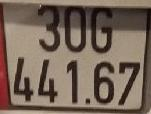
#> input picture dataset/plates/car_135.jpg, 151 x 114 px
$ python detector.py dataset/plates/car_135.jpg
#> lines starting #> are read from the running program, lines starting #| are printed output that depends on the picture; after the words box and inside, x2 and y2 are one past the last pixel; in counts of white or black regions, pixels touching at a corner belong together
#> further down, img is the input picture: shape (114, 151, 3); mean B, G, R 89.3, 102.7, 120.1
"""
detector.py — Phát Hiện Biển Số Xe (Plate Detector)
======================================================
Module này xử lý Giai đoạn 1 của pipeline:
  ĐẦU VÀO: Ảnh xe nguyên (ví dụ: ảnh chụp xe trên đường)
  ĐẦU RA : Vùng ảnh đã được cắt chứa biển số xe (plate crop)

PHƯƠNG PHÁP:
  Sử dụng xử lý ảnh truyền thống bằng OpenCV theo quy trình:
    1. Chuyển ảnh sang xám (Grayscale)
    2. Làm mịn nhiễu bằng Bilateral Filter (giữ cạnh sắc)
    3. Phát hiện cạnh bằng thuật toán Canny
    4. Tìm đường viền (Contours) từ ảnh cạnh
    5. Lọc đường viền theo tỷ lệ chiều rộng/chiều cao (Aspect Ratio)
       → Giữ lại các vùng có hình chữ nhật nằm ngang như biển số
    6. Cắt và trả về vùng biển số

TẠI SAO KHÔNG DÙNG DL CHO PHÁT HIỆN?
  Với đề tài giảng dạy và nghiên cứu, phương pháp truyền thống OpenCV:
    ✓ Không cần GPU đắt tiền
    ✓ Không cần tập dữ liệu annotation lớn
    ✓ Dễ giải thích, phù hợp báo cáo học thuật
    ✓ Hoạt động ổn với ảnh chất lượng tốt, điều kiện ánh sáng đủ
"""

import cv2
import numpy as np
from PIL import Image

import config


# ──────────────────────────────────────────────────────────────
# LỌC VÙNG BIỂN SỐ BẰNG ASPECT RATIO
# ──────────────────────────────────────────────────────────────

def _is_valid_plate_contour(contour, img_area: int) -> bool:
    """
    Kiểm tra liệu một đường viền có thể là biển số xe không.

    Tiêu chí:
      1. Diện tích vừa phải (không quá nhỏ/quá lớn so với ảnh)
      2. Hình chữ nhật nằm ngang (tỷ lệ W:H từ 1.5 đến 8.0)
    """
    x, y, w, h = cv2.boundingRect(contour)
    area = w * h

    # Kiểm tra diện tích
    area_ratio = area / img_area
    if not (config.MIN_PLATE_AREA_RATIO < area_ratio < config.MAX_PLATE_AREA_RATIO):
        return False

    # Kiểm tra tỷ lệ W:H (Aspect Ratio)
    aspect = w / max(h, 1)
    if not (config.MIN_ASPECT < aspect < config.MAX_ASPECT):
        return False

    return True


def detect_plate_opencv(image_bgr: np.ndarray) -> list:
    """
    Phát hiện và cắt vùng biển số xe từ ảnh BGR bằng OpenCV.

    Args:
        image_bgr: Ảnh đầu vào dạng numpy array BGR (đọc bằng cv2.imread)

    Returns:
        List[dict]: Danh sách các biển số tìm được, mỗi phần tử gồm:
          - "crop"   : numpy array ảnh biển số đã cắt (BGR)
          - "bbox"   : (x, y, w, h) — tọa độ vùng biển số trên ảnh gốc
          - "score"  : float — điểm tin cậy ước tính (0-1)
    """
    img_h, img_w = image_bgr.shape[:2]
#> img_h = 114; img_w = 151
    img_area = img_h * img_w
#> img_area = 17214

    # ── Bước 1: Tiền xử lý ────────────────────────────────────
    gray = cv2.cvtColor(image_bgr, cv2.COLOR_BGR2GRAY)
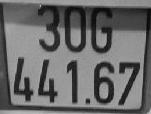
#> gray: shape (114, 151); min 6, max 198, mean 106.4

    # Bilateral filter: Làm mịn nhưng giữ cạnh (không dùng GaussianBlur vì làm mờ cạnh)
    blurred = cv2.bilateralFilter(gray, d=9, sigmaColor=75, sigmaSpace=75)
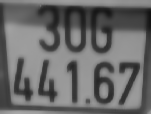
#> blurred: shape (114, 151); min 18, max 168, mean 106.3

    # ── Bước 2: Cân bằng histogram cục bộ (CLAHE) ─────────────
    # CLAHE (Contrast Limited Adaptive Histogram Equalization):
    # Tăng độ tương phản của từng vùng nhỏ → biển số dễ thấy hơn trong điều kiện sáng/tối không đều
    clahe = cv2.createCLAHE(clipLimit=2.0, tileGridSize=(8, 8))
    enhanced = clahe.apply(blurred)
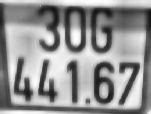
#> enhanced: shape (114, 151); min 18, max 255, mean 147.9

    # ── Bước 3: Phát hiện cạnh Canny ──────────────────────────
    edges = cv2.Canny(enhanced, config.CANNY_LOW, config.CANNY_HIGH)
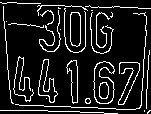
#> edges: shape (114, 151); 11.9% white in thin lines or dots

    # Làm dày cạnh bằng dilation để các đường viền liên thông
    kernel = cv2.getStructuringElement(cv2.MORPH_RECT, (3, 3))
    edges  = cv2.dilate(edges, kernel, iterations=1)
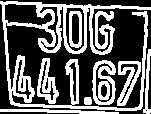
#> edges: shape (114, 151); 37.9% white; 8 white regions

    # ── Bước 4: Tìm đường viền ───────────────────────────────
    contours, _ = cv2.findContours(edges, cv2.RETR_EXTERNAL, cv2.CHAIN_APPROX_SIMPLE)
#> contours = 7 contours; box (x1, y1, x2, y2) and area: (0, 1, 151, 111) 5057, (92, 60, 116, 105) 807, (37, 58, 59, 104) 543, (117, 61, 141, 106) 533, (0, 109, 119, 114) 226, (143, 49, 151, 114) 152, (84, 97, 92, 105) 46

    results = []
    for cnt in contours:
        if not _is_valid_plate_contour(cnt, img_area):
            continue

        x, y, w, h = cv2.boundingRect(cnt)

        # Thêm padding nhỏ để không cắt sát cạnh biển số
        pad = 4
        x1 = max(0, x - pad)
        y1 = max(0, y - pad)
        x2 = min(img_w, x + w + pad)
        y2 = min(img_h, y + h + pad)

        crop = image_bgr[y1:y2, x1:x2]

        # Ước tính điểm tin cậy đơn giản dựa trên aspect ratio
        aspect = w / max(h, 1)
        ideal_car = 4.0   # Biển ô tô dẹt
        ideal_moto = 1.3  # Biển xe máy/ô tô vuông
        score1 = 1.0 - abs(aspect - ideal_car) / ideal_car
        score2 = 1.0 - abs(aspect - ideal_moto) / ideal_moto
        score = max(score1, score2)
        score = max(0.0, min(1.0, score))

        results.append({
            "crop" : crop,
            "bbox" : (x1, y1, x2 - x1, y2 - y1),
            "score": score,
        })
#> this loop made 7 passes
#> (area in _is_valid_plate_contour, area_ratio in _is_valid_plate_contour) on passes 1, 3, 4, 5, 6: (595, 0.0346), (1080, 0.0627), (1080, 0.0627), (1012, 0.0588), (520, 0.0302)
#> (area in _is_valid_plate_contour, area_ratio in _is_valid_plate_contour) on passes 2, 7: (64, 0.00372), (16610, 0.965)
#> after the loop, results = []

    # Sắp xếp theo score giảm dần
    results.sort(key=lambda r: r["score"], reverse=True)
    return results


# [31 lines left out: function detect_plate_yolo, not called in this run]


def draw_detections(image_bgr: np.ndarray, detections: list) -> np.ndarray:
    """
    Vẽ hộp bao (bounding box) lên ảnh gốc để hiển thị kết quả phát hiện.

    Args:
        image_bgr  : Ảnh gốc BGR
        detections : Danh sách kết quả từ detect_plate_opencv()

    Returns:
        Ảnh BGR đã được vẽ hộp bao
    """
    vis = image_bgr.copy()
    for i, det in enumerate(detections):
        x, y, w, h = det["bbox"]
        score = det["score"]
        color = (0, 220, 50)  # Xanh lá

        cv2.rectangle(vis, (x, y), (x + w, y + h), color, 2)

        label = f"Bien so #{i+1}  ({score:.2f})"
        (lw, lh), _ = cv2.getTextSize(label, cv2.FONT_HERSHEY_SIMPLEX, 0.55, 2)
        cv2.rectangle(vis, (x, y - lh - 8), (x + lw + 4, y), color, -1)
        cv2.putText(vis, label, (x + 2, y - 4),
                    cv2.FONT_HERSHEY_SIMPLEX, 0.55, (0, 0, 0), 2)

    return vis


# ──────────────────────────────────────────────────────────────
# TIỀN XỬ LÝ BIỂN SỐ ĐỂ ĐƯA VÀO MÔ HÌNH OCR
# ──────────────────────────────────────────────────────────────

# [96 lines left out: functions preprocess_plate, preprocess_plate_keep_ratio, not called in this run]


# ──────────────────────────────────────────────────────────────
# CHẠY THỬ
# ──────────────────────────────────────────────────────────────

if __name__ == "__main__":
    import sys
    if len(sys.argv) < 2:
        print("Cú pháp: python detector.py <duong_dan_anh>")
        print("Ví dụ  : python detector.py test_car.jpg")
    else:
        img_path = sys.argv[1]
        img = cv2.imread(img_path)
        if img is None:
            print(f"Không đọc được ảnh: {img_path}")
        else:
            dets = detect_plate_opencv(img)
#> dets = []
            print(f"Tìm thấy {len(dets)} vùng biển số tiềm năng:")
#| Tìm thấy 0 vùng biển số tiềm năng:
            for i, d in enumerate(dets):
                x, y, w, h = d["bbox"]
                print(f"  #{i+1}: x={x}, y={y}, w={w}, h={h}, score={d['score']:.3f}")
#> this loop made 0 passes

            vis = draw_detections(img, dets)
            out_path = "detection_result.jpg"
            cv2.imwrite(out_path, vis)
            print(f"\nĐã lưu kết quả phát hiện tại: {out_path}")

$ run again, on dataset/plates/car_432.jpg
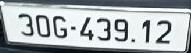
#> input picture dataset/plates/car_432.jpg, 191 x 53 px
#> img is the input picture: shape (53, 191, 3); mean B, G, R 178, 175.2, 168.9
#> in detect_plate_opencv, `edges = cv2.Canny(enhanced, config.CANNY_LOW, config.CANNY_HIGH)`:
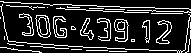
#> edges: shape (53, 191); 16.6% white in thin lines or dots
#> in detect_plate_opencv, `edges  = cv2.dilate(edges, kernel, iterations=1)`:
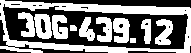
#> edges: shape (53, 191); 49.2% white; 11 white regions
#> contours = 1 contour; box (x1, y1, x2, y2) and area: (0, 0, 191, 53) 8576
#> the loop in detect_plate_opencv, `for cnt in contours:` made 1 pass
#> (area in _is_valid_plate_contour, area_ratio in _is_valid_plate_contour) on pass 1: (10123, 1)
#> after the loop in detect_plate_opencv, `for cnt in contours:`: results = []
#| Tìm thấy 0 vùng biển số tiềm năng:

$ run again, on dataset/plates/car_440.jpg
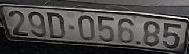
#> input picture dataset/plates/car_440.jpg, 189 x 54 px
#> img is the input picture: shape (54, 189, 3); mean B, G, R 73.8, 74.2, 76.7
#> in detect_plate_opencv, `edges  = cv2.dilate(edges, kernel, iterations=1)`:
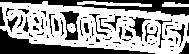
#> edges: shape (54, 189); 60.7% white; 81 black regions (59 under 20 px)
#> contours = 3 contours; box (x1, y1, x2, y2) and area: (0, 1, 189, 54) 7070, (77, 1, 152, 7) 159, (162, 2, 189, 7) 76
#> the loop in detect_plate_opencv, `for cnt in contours:` made 3 passes
#> (area in _is_valid_plate_contour, area_ratio in _is_valid_plate_contour, pad) on pass 1: (135, 0.0132, 4)
#> after the loop in detect_plate_opencv, `for cnt in contours:`: results = 1 item
#| Tìm thấy 1 vùng biển số tiềm năng:
#> the loop `for i, d in enumerate(dets):` made 1 pass
#> (x, y, w, h) on pass 1: (158, 0, 31, 11)
#> (printed output is left out)
#> the loop in draw_detections, `for i, det in enumerate(detections):` made 1 pass
#> (x, y, w, h, score, color, label, lw) on pass 1: (158, 0, 31, 11, 0.65, (0, 220, 50), 'Bien so #1  (0.65)', 170)
#> after the loop in draw_detections, `for i, det in enumerate(detections):`:
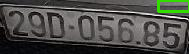
#> vis: shape (54, 189, 3); 1.87% of pixels changed, all inside (x1, y1, x2, y2) = (157, 0, 189, 13)
